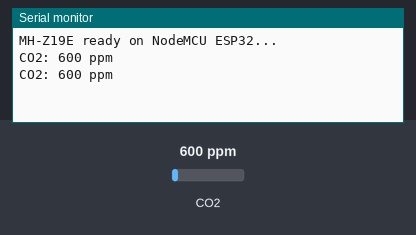
This sketch was run on a simulated ESP32. On the bench: the last lines printed to the serial monitor. Inputs (shaded band) come from the test bench; at power-on: CO2 600 ppm.

Above: at 2.8 s.
2.9 s: CO2 set to 452 ppm
At 4.9 s:
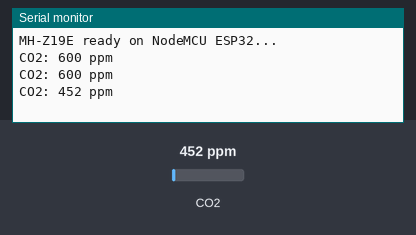
5.6 s: CO2 set to 1050 ppm
At 7.1 s:
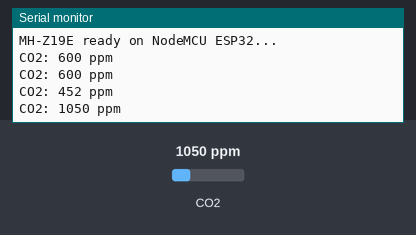
Timing chart, 0 to 8.6 s (numbered marks = the images above; inputs shaded):
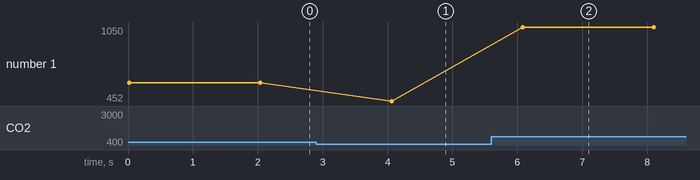

Measured:
- after the input at 2.9 s, the serial monitor: prints a new line after 1.2 s (image 1)
- after the input at 5.6 s, the serial monitor: prints a new line after 0.48 s (image 2)
- plotted number 1: 600 → 452 after the input at 2.9 s, 452 → 1050 after the input at 5.6 s

The sketch:

Co2_Esp.ino
```cpp
#include <HardwareSerial.h>
#include <MHZ19.h>

#define RXD2 18  // MH-Z19E TX → ESP32 RX
#define TXD2 5  // MH-Z19E RX ← ESP32 TX

HardwareSerial mySerial(1);  // Use UART1
MHZ19 co2Sensor;

void setup() {
  Serial.begin(115200);
  mySerial.begin(9600, SERIAL_8N1, RXD2, TXD2);
  co2Sensor.begin(mySerial);
  Serial.println("MH-Z19E ready on NodeMCU ESP32...");
}

void loop() {
  int co2 = co2Sensor.getCO2();
  Serial.print("CO2: ");
  Serial.print(co2);
  Serial.println(" ppm");
  delay(2000);
}
```
